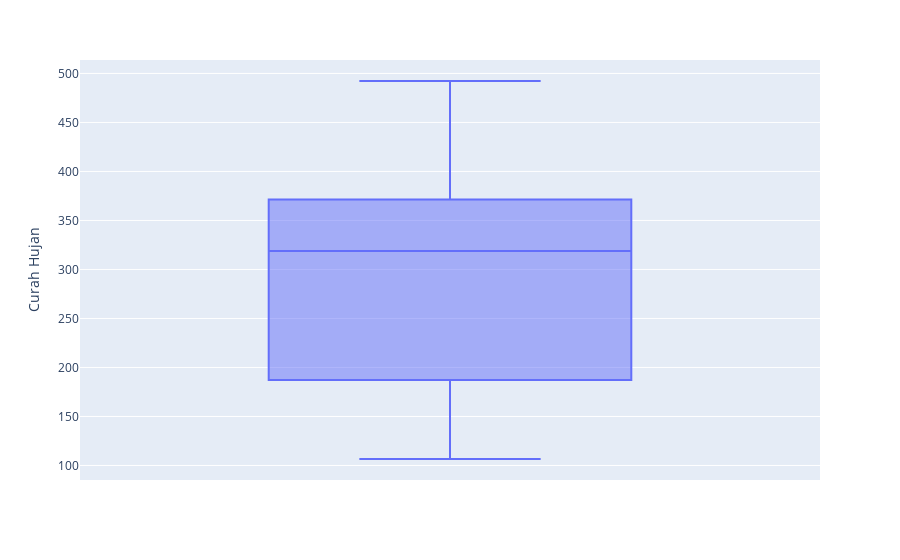

The notebook cell saved with this chart:
### Code cell
fig = px.box(df_shallot, y='Curah Hujan')
fig.show()

### Figure 1 — Plotly figure (JSON) as saved in the notebook; plotly's stock layout.template omitted (floating-point values rounded to 4 significant figures)
{"data": [{"alignmentgroup": "True", "hovertemplate": "Curah Hujan=%{y}<extra></extra>", "legendgroup": "", "marker": {"color": "#636efa"}, "name": "", "notched": false, "offsetgroup": "", "orientation": "v", "showlegend": false, "type": "box", "x0": " ", "xaxis": "x", "y": [106.6, 150.3, 113.2, 316.6, 228.5, 463.7, 358.1, 384.9, 353.7, 492.3, 321, 224.1], "y0": " ", "yaxis": "y"}], "layout": {"boxmode": "group", "legend": {"tracegroupgap": 0}, "margin": {"t": 60}, "xaxis": {"anchor": "y", "domain": [0, 1]}, "yaxis": {"anchor": "x", "domain": [0, 1], "title": {"text": "Curah Hujan"}}}}
